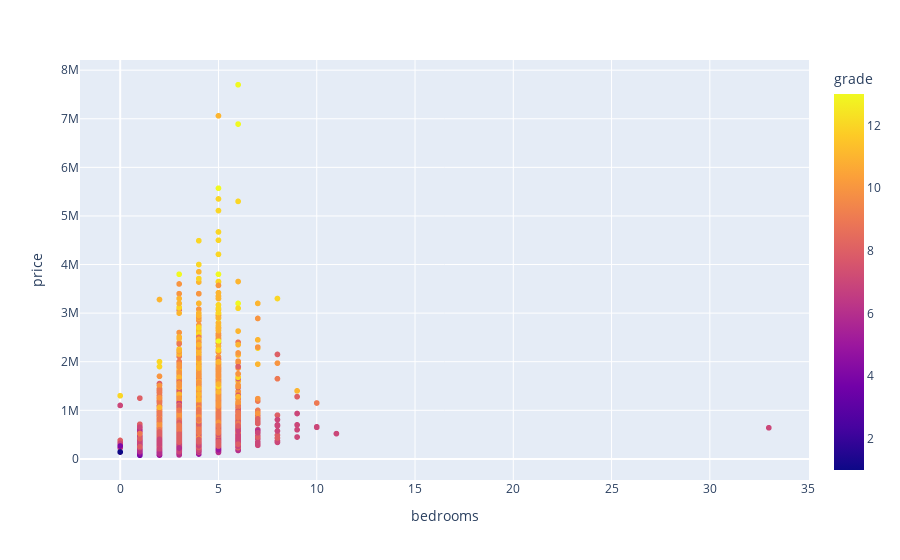

Notebook cell for this chart:
### Code cell
# there is no correlation between price and bedrooms
px.scatter(data, x='bedrooms', y='price', color='grade')

### Figure 1 — Plotly figure (JSON) as saved in the notebook; plotly's stock layout.template omitted (floating-point values rounded to 4 significant figures; data arrays with more than 128 entries replaced by an {"elided": "..."} marker saying what was removed)
{"data": [{"hovertemplate": "bedrooms=%{x}<br>price=%{y}<br>grade=%{marker.color}<extra></extra>", "legendgroup": "", "marker": {"color": {"elided": "21613 int values"}, "coloraxis": "coloraxis", "symbol": "circle"}, "mode": "markers", "name": "", "showlegend": false, "type": "scattergl", "x": {"elided": "21613 int values"}, "xaxis": "x", "y": {"elided": "21613 float values"}, "yaxis": "y"}], "layout": {"coloraxis": {"colorbar": {"title": {"text": "grade"}}, "colorscale": [[0, "#0d0887"], [0.1111, "#46039f"], [0.2222, "#7201a8"], [0.3333, "#9c179e"], [0.4444, "#bd3786"], [0.5556, "#d8576b"], [0.6667, "#ed7953"], [0.7778, "#fb9f3a"], [0.8889, "#fdca26"], [1, "#f0f921"]]}, "legend": {"tracegroupgap": 0}, "margin": {"t": 60}, "xaxis": {"anchor": "y", "domain": [0, 1], "title": {"text": "bedrooms"}}, "yaxis": {"anchor": "x", "domain": [0, 1], "title": {"text": "price"}}}}
